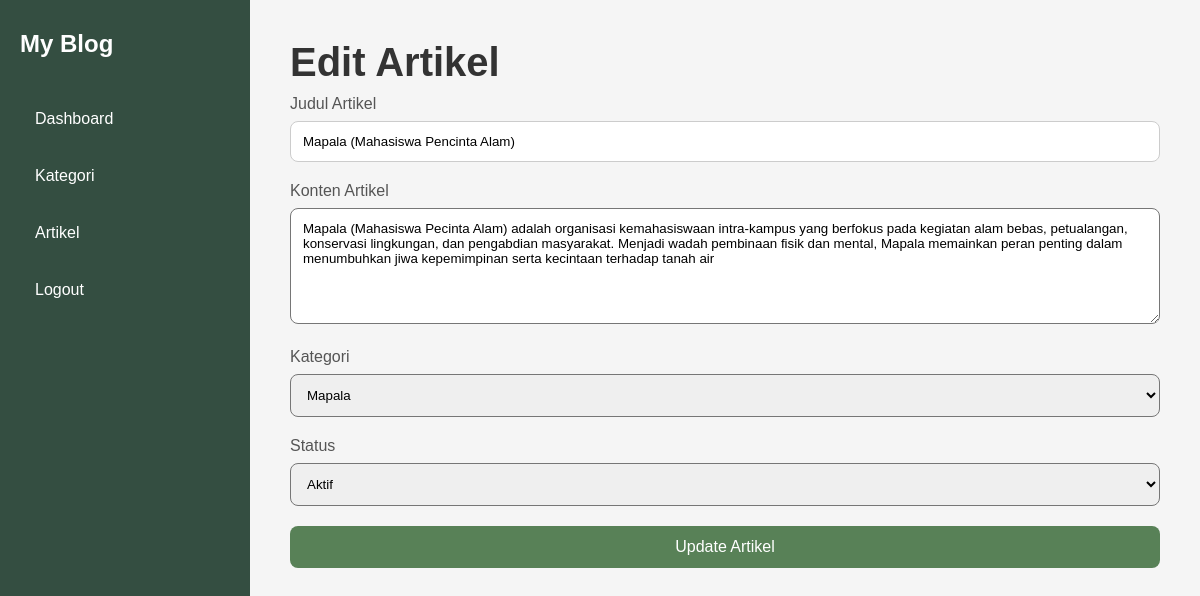
The app's page /edit-artikel/1 with its own data.
### landingpage/models.py (models this page shows, shortened)
class Artikel(models.Model):
    judul = models.CharField(max_length=200)
    konten = models.TextField()
    kategori = models.ForeignKey(
        Kategori,
        on_delete=models.CASCADE
    )
    status = models.BooleanField(default=True)

### landingpage/views.py (the view, shortened to what this page needs)
# urls.py: path('edit-artikel/<int:id>', views.edit_artikel, name='edit_artikel'),
def edit_artikel(request, id):
    artikel = Artikel.objects.get(id=id)
    kategori = Kategori.objects.all()
    context = {
        'artikel': artikel,
        'kategori': kategori
    }
    return render(request, 'edit_artikel.html', context)

### landingpage/templates/edit_artikel.html (shortened to what this page needs)
{% load static %}
<!DOCTYPE html>
<html lang="en">
<head>
    <link rel="stylesheet" href="{% static 'style.css' %}">
</head>
<body>
<div class="dashboard-container">
    <div class="sidebar">
        <h2>My Blog</h2>
        <a href="/home">Dashboard</a>
        <a href="/kategori">Kategori</a>
        <a href="/artikel">Artikel</a>
        <a href="/">Logout</a>
    </div>
    <div class="dashboard-content">
        <h1>Edit Artikel</h1>
        <form method="POST">
            <div class="input-box">
                <label>Judul Artikel</label>
                <input type="text" name="judul" value="{{ artikel.judul }}">
            </div>
            <div class="input-box">
                <label>Konten Artikel</label>
                <textarea
                    name="konten"
                    rows="6"
                    style="width:100%; padding:12px; border-radius:8px;"
                >{{ artikel.konten }}</textarea>
            </div>
            <div class="input-box">
                <label>Kategori</label>
                <select
                    name="kategori"
                    style="width:100%; padding:12px; border-radius:8px;"
                >
                    {% for k in kategori %}
                    <option value="{{ k.id }}">
                        {{ k.nama }}
                    </option>
                    {% endfor %}
                </select>
            </div>
            <div class="input-box">
                <label>Status</label>
                <select
                    name="status"
                    style="width:100%; padding:12px; border-radius:8px;"
                >
                    <option value="True">Aktif</option>
                </select>
            </div>
            <button type="submit" class="btn">
                Update Artikel
            </button>
        </form>
    </div>
</div>
</body>
</html>

### static/style.css (style rules this page uses)
* { margin: 0; padding: 0; box-sizing: border-box; font-family: Arial, Helvetica, sans-serif; }
body { min-height: 100vh; background: linear-gradient(135deg,#87986A,#556B2F); }
.input-box { margin-bottom: 20px; }
.input-box label { display: block; margin-bottom: 8px; color: #555; }
.input-box input { width: 100%; padding: 12px; border: 1px solid #ccc; border-radius: 8px; outline: none; transition: 0.3s; }
.btn { width: 100%; padding: 12px; border: none; border-radius: 8px; background: #588157; color: white; font-size: 16px; cursor: pointer; transition: 0.3s; }
.dashboard-container { display: flex; width: 100%; min-height: 100vh; }
.sidebar { width: 250px; background: #344E41; padding: 30px 20px; position: relative; }
.sidebar h2 { color: white; margin-bottom: 40px; }
.sidebar a { display: block; text-decoration: none; color: white; margin-bottom: 15px; padding: 12px 15px; border-radius: 8px; transition: 0.3s; }
.dashboard-content { flex: 1; padding: 40px; background: #f5f5f5; }
.dashboard-content h1 { margin-bottom: 10px; color: #333; font-size: 40px; }

### records on screen
Artikel: judul "Mapala (Mahasiswa Pencinta Alam)", konten "Mapala (Mahasiswa Pecinta Alam) adalah organisasi kemahasiswaan intra-kampus yang berfokus pada kegiatan alam bebas, petualangan, konservasi lingkungan, dan pengabdian masyarakat. Menjadi wadah pembinaan fisik dan mental, Mapala memainkan peran penting dalam menumbuhkan jiwa kepemimpinan serta kecintaan terhadap tanah air"

### other values on screen
form field kategori "Mapala"
